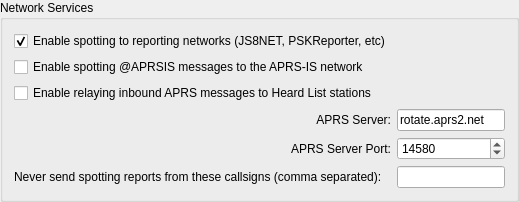
            <widget class="QGroupBox" name="network_group_box">
             <property name="title">
              <string>Network Services</string>
             </property>
             <layout class="QGridLayout" name="gridLayout_9">
              <item row="3" column="0">
               <widget class="QLabel" name="udp_server_label_2">
                <property name="text">
                 <string>APRS Server:</string>
                </property>
                <property name="alignment">
                 <set>Qt::AlignmentFlag::AlignRight|Qt::AlignmentFlag::AlignTrailing|Qt::AlignmentFlag::AlignVCenter</set>
                </property>
                <property name="buddy">
                 <cstring>udp_server_line_edit</cstring>
                </property>
               </widget>
              </item>
              <item row="4" column="0">
               <widget class="QLabel" name="label_18">
                <property name="text">
                 <string>APRS Server Port:</string>
                </property>
                <property name="alignment">
                 <set>Qt::AlignmentFlag::AlignRight|Qt::AlignmentFlag::AlignTrailing|Qt::AlignmentFlag::AlignVCenter</set>
                </property>
                <property name="buddy">
                 <cstring>udp_server_port_spin_box</cstring>
                </property>
               </widget>
              </item>
              <item row="5" column="1" colspan="2">
               <widget class="QLineEdit" name="spot_blacklist_line_edit"/>
              </item>
              <item row="3" column="1" colspan="2">
               <widget class="QLineEdit" name="aprs_server_line_edit">
                <property name="sizePolicy">
                 <sizepolicy hsizetype="Preferred" vsizetype="Fixed">
                  <horstretch>0</horstretch>
                  <verstretch>0</verstretch>
                 </sizepolicy>
                </property>
                <property name="toolTip">
                 <string>&lt;html&gt;&lt;head/&gt;&lt;body&gt;&lt;p&gt;Optional hostname of APRS server to send spots to.&lt;/p&gt;&lt;p&gt;Formats:&lt;/p&gt;&lt;ul style=&quot;margin-top: 0px; margin-bottom: 0px; margin-left: 0px; margin-right: 0px; -qt-list-indent: 1;&quot;&gt;&lt;li style=&quot; margin-top:12px; margin-bottom:0px; margin-left:0px; margin-right:0px; -qt-block-indent:0; text-indent:0px;&quot;&gt;hostname&lt;/li&gt;&lt;li style=&quot; margin-top:0px; margin-bottom:0px; margin-left:0px; margin-right:0px; -qt-block-indent:0; text-indent:0px;&quot;&gt;IPv4 address&lt;/li&gt;&lt;li style=&quot; margin-top:0px; margin-bottom:0px; margin-left:0px; margin-right:0px; -qt-block-indent:0; text-indent:0px;&quot;&gt;IPv6 address&lt;/li&gt;&lt;li style=&quot; margin-top:0px; margin-bottom:0px; margin-left:0px; margin-right:0px; -qt-block-indent:0; text-indent:0px;&quot;&gt;IPv4 multicast group address&lt;/li&gt;&lt;li style=&quot; margin-top:0px; margin-bottom:0px; margin-left:0px; margin-right:0px; -qt-block-indent:0; text-indent:0px;&quot;&gt;IPv6 multicast group address&lt;/li&gt;&lt;/ul&gt;&lt;p&gt;Clearing this field will disable the spotting to APRS.&lt;/p&gt;&lt;/body&gt;&lt;/html&gt;</string>
                </property>
                <property name="inputMethodHints">
                 <set>Qt::InputMethodHint::ImhDigitsOnly</set>
                </property>
                <property name="text">
                 <string>rotate.aprs2.net</string>
                </property>
               </widget>
              </item>
              <item row="1" column="0" colspan="2">
               <widget class="QCheckBox" name="enable_aprs_spotting_check_box">
                <property name="text">
                 <string>Enable spotting @APRSIS messages to the APRS-IS network</string>
                </property>
                <property name="checked">
                 <bool>false</bool>
                </property>
               </widget>
              </item>
              <item row="2" column="0" colspan="2">
               <widget class="QCheckBox" name="enable_aprs_relay_check_box">
                <property name="toolTip">
                 <string>When enabled, messages received from APRS-IS destined for stations in your Heard List will be relayed via JS8 (Group @APRSIS).</string>
                </property>
                <property name="text">
                 <string>Enable relaying inbound APRS messages to Heard List stations</string>
                </property>
                <property name="checked">
                 <bool>false</bool>
                </property>
               </widget>
              </item>
              <item row="5" column="0">
               <widget class="QLabel" name="label_31">
                <property name="text">
                 <string>Never send spotting reports from these callsigns (comma separated):</string>
                </property>
               </widget>
              </item>
              <item row="4" column="1" colspan="2">
               <widget class="QSpinBox" name="aprs_server_port_spin_box">
                <property name="toolTip">
                 <string>&lt;html&gt;&lt;head/&gt;&lt;body&gt;&lt;p&gt;Enter the service port number of the APRS server that should receive updates. If this is zero no updates will be broadcast.&lt;/p&gt;&lt;/body&gt;&lt;/html&gt;</string>
                </property>
                <property name="minimum">
                 <number>0</number>
                </property>
                <property name="maximum">
                 <number>65534</number>
                </property>
                <property name="value">
                 <number>14580</number>
                </property>
               </widget>
              </item>
              <item row="0" column="0">
               <widget class="QCheckBox" name="psk_reporter_check_box">
                <property name="toolTip">
                 <string>&lt;html&gt;&lt;head/&gt;&lt;body&gt;&lt;p&gt;The program can send your station details and all decoded signals with grid squares as spots to the http://pskreporter.info web site.&lt;/p&gt;&lt;p&gt;This is used for reverse beacon analysis which is very useful for assessing propagation and system performance.&lt;/p&gt;&lt;/body&gt;&lt;/html&gt;</string>
                </property>
                <property name="text">
                 <string>Enable spotting to reporting networks (JS8NET, PSKReporter, etc)</string>
                </property>
                <property name="checked">
                 <bool>true</bool>
                </property>
               </widget>
              </item>
             </layout>
            </widget>
